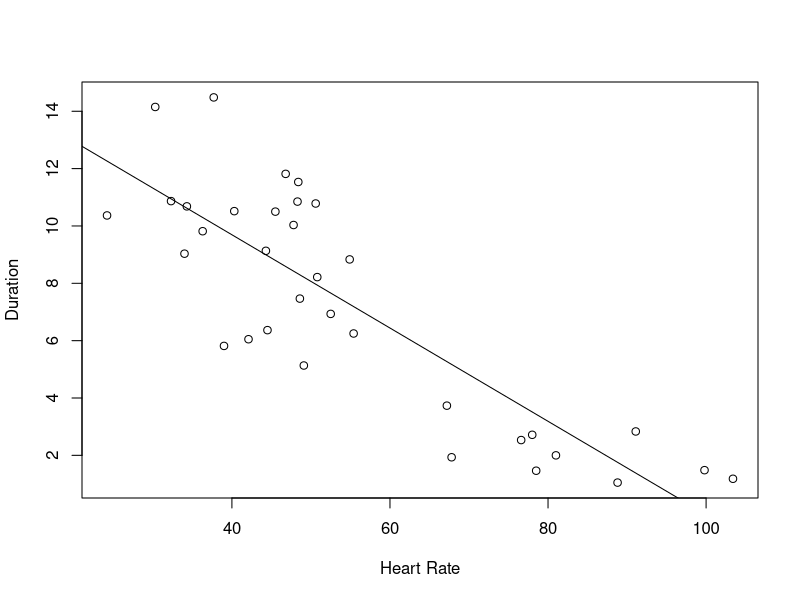
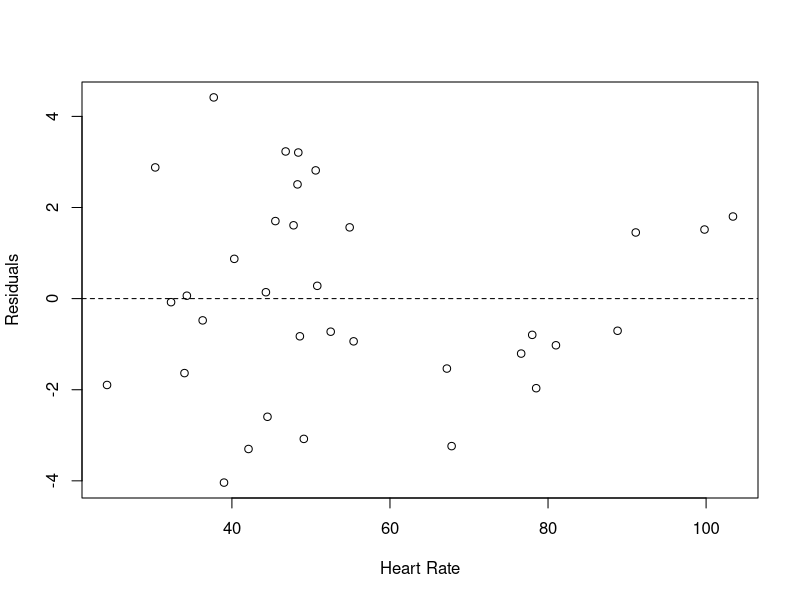
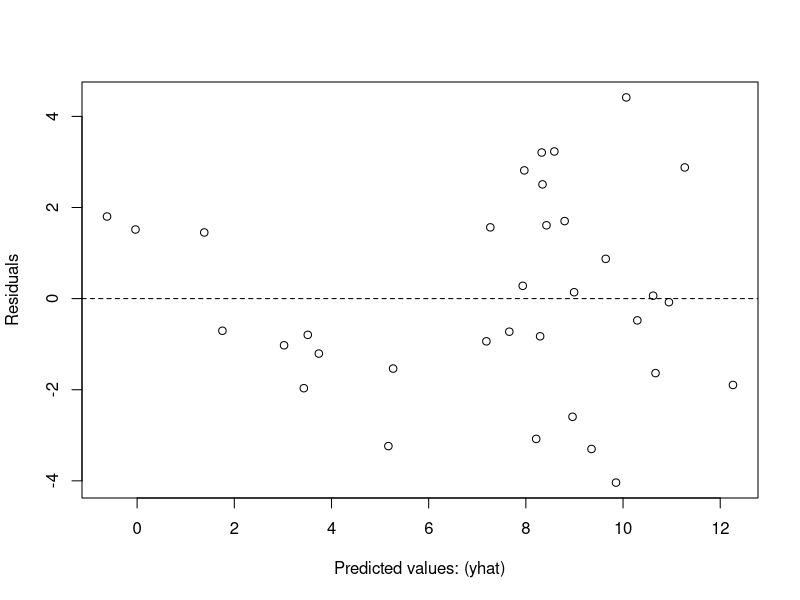

Reproduce these figures in R, in order.
## Worksheet 6
## Name: 





########################################
## Task 1: Simple Linear Regression  ###
########################################

# Import Data
penguindives <- read.csv("penguindives.csv")



# Question 1 - Compute Person's correlation coefficient, r.
		# Code:
cor(penguindives$Heart_Rate, penguindives$Duration, method = "pearson")


		# Value:
    # -0.8441596

		
		

# Question 2 - Based on your value for r, describe the linear association between the two variables.
		
	# Strength: Strong 
	# Direction: Negative
	# Type: Linear
		
		
		
		
		
# Question 3 - Create the linear regression model for Duration with Heart_Rate as the predictor.  Make sure to save your model as something.
linearmodel <- lm(Duration ~ Heart_Rate, data = penguindives)		
plot(x = penguindives$Heart_Rate, y = penguindives$Duration,
     xlab = "Heart Rate", ylab = "Duration")
abline(linearmodel)


		
		
		
# Question 4a - Test Linearity
# Make sure to export any graphs and submit them to Gradescope

	# Code
plot(x = penguindives$Heart_Rate, y = linearmodel$residuals,
     xlab = "Heart Rate", ylab = "Residuals")
abline(h = 0, lty = 2)


	# Is the linearity condition met?
		
# The linear condition is met. There is no clear pattern present.

		
		
		
		
# Question 4b - Test Normality
	# Hypotheses
  # H0: The residuals are normally distributed.
  # H1: The residuals are not normally distributed.

	# Code
shapiro.test(linearmodel$residuals)


	# Copy / paste results from the code
# Shapiro-Wilk normality test
# 
# data:  linearmodel$residuals
# W = 0.97681, p-value = 0.67



	# P-Value:
# p-value = 0.67


	# Decision using alpha = 0.03:
# Do not reject H0.


	# Conclusion: Is the normality assumption met?
# There is enough evidence to conclude that the normality assumption is met.		
		
		

		
		
# Question 4c - Test Equal Variance
# Make sure to export any graphs and submit them to Gradescope

	# Code
plot(x = linearmodel$fitted.values, y = linearmodel$residuals,
     xlab = "Predicted values: (yhat)", ylab = "Residuals")
abline(h = 0, lty = 2)


	# Is the equal variance assumption met?
  # The equal variance assumption is met. There is no clear pattern present.

	
	
	
	
	
# Question 5 - Test whether Heart_Rate is important in explaining variation in Duration at a 3% significance level.
	
	# a) State hypotheses with symbols (or words for symbols)
		# H0: Beta = 0
		# H1: Beta != 0
	

	
	# b) Conduct the Test and report the results as a comment.
		# Code
library(lmtest)
dwtest(linearmodel, alternative = "two.sided")


		# Copy and paste results here
# Durbin-Watson test
# 
# data:  linearmodel
# DW = 1.7073, p-value = 0.3756
# alternative hypothesis: true autocorrelation is not 0



	# c) Test Statistic Value = 1.7073

		# P-Value = 0.3756



	# d) State your decision.
  # Do not reject H0.
			
			
	# e) State your conclusion.
  # There is enough evidence to conclude that Heart Rate is not important in explaining Duration.
			
			

			
# Question 6 - Give the value for the coefficient of determination and explain what it tells you about the model.

		# Value = 0.7126

		# Interpretation: 71% of variability in Duration is explained by Heart Rate.
			
			
			
			
			
			
			
			
			
			
